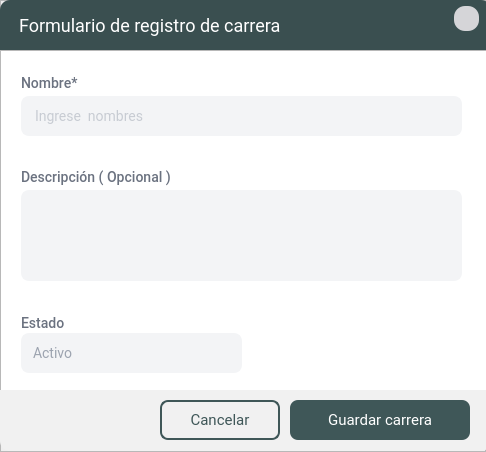
<?xml version="1.0" encoding="UTF-8"?>
<ui version="4.0">
 <class>FormularioCarreras</class>
 <widget class="QDialog" name="FormularioCarreras">
  <property name="geometry">
   <rect>
    <x>0</x>
    <y>0</y>
    <width>486</width>
    <height>452</height>
   </rect>
  </property>
  <property name="minimumSize">
   <size>
    <width>486</width>
    <height>452</height>
   </size>
  </property>
  <property name="maximumSize">
   <size>
    <width>486</width>
    <height>452</height>
   </size>
  </property>
  <property name="windowTitle">
   <string>Formulario Carrera</string>
  </property>
  <layout class="QGridLayout" name="gridLayout">
   <property name="leftMargin">
    <number>0</number>
   </property>
   <property name="topMargin">
    <number>0</number>
   </property>
   <property name="rightMargin">
    <number>0</number>
   </property>
   <property name="bottomMargin">
    <number>0</number>
   </property>
   <property name="spacing">
    <number>0</number>
   </property>
   <item row="0" column="0">
    <widget class="QFrame" name="frame">
     <property name="frameShape">
      <enum>QFrame::StyledPanel</enum>
     </property>
     <property name="frameShadow">
      <enum>QFrame::Raised</enum>
     </property>
     <widget class="QFrame" name="frame_2">
      <property name="geometry">
       <rect>
        <x>0</x>
        <y>0</y>
        <width>491</width>
        <height>50</height>
       </rect>
      </property>
      <property name="minimumSize">
       <size>
        <width>0</width>
        <height>50</height>
       </size>
      </property>
      <property name="maximumSize">
       <size>
        <width>16777215</width>
        <height>50</height>
       </size>
      </property>
      <property name="styleSheet">
       <string notr="true">#frame_2{background: #3A4F50 ;border-top-left-radius: 10px;
border-top-right-radius: 10px;}</string>
      </property>
      <property name="frameShape">
       <enum>QFrame::NoFrame</enum>
      </property>
      <property name="frameShadow">
       <enum>QFrame::Raised</enum>
      </property>
      <widget class="QToolButton" name="btn_close">
       <property name="geometry">
        <rect>
         <x>454</x>
         <y>6</y>
         <width>25</width>
         <height>25</height>
        </rect>
       </property>
       <property name="focusPolicy">
        <enum>Qt::NoFocus</enum>
       </property>
       <property name="toolTip">
        <string>Cerrar</string>
       </property>
       <property name="styleSheet">
        <string notr="true">#btn_close{
font-family: Roboto;
font-weight: normal;
font-size: 14px;
background-color: #d5d5d8;
color: #6B7280;
border-radius:11px
}



#btn_close:hover{background:#ce4d3a ;
border-radius:11px; }

</string>
       </property>
       <property name="text">
        <string/>
       </property>
       <property name="icon">
        <iconset resource="../image/source.qrc">
         <normaloff>:/menu/x.png</normaloff>:/menu/x.png</iconset>
       </property>
       <property name="iconSize">
        <size>
         <width>13</width>
         <height>13</height>
        </size>
       </property>
       <property name="autoRaise">
        <bool>true</bool>
       </property>
      </widget>
      <widget class="QLabel" name="lbl_titulo_ventana">
       <property name="geometry">
        <rect>
         <x>19</x>
         <y>15</y>
         <width>401</width>
         <height>21</height>
        </rect>
       </property>
       <property name="styleSheet">
        <string notr="true">QLabel{font-family: Roboto;
font-style: normal;
font-weight: normal;
font-size: 18px;
line-height: 23px;
letter-spacing: 0.02em;
color: #FFFFFF;}</string>
       </property>
       <property name="text">
        <string>Formulario de registro de carrera</string>
       </property>
      </widget>
     </widget>
     <widget class="QScrollArea" name="scrollArea">
      <property name="geometry">
       <rect>
        <x>0</x>
        <y>50</y>
        <width>491</width>
        <height>341</height>
       </rect>
      </property>
      <property name="styleSheet">
       <string notr="true">
QLabel{
font-family: Roboto;
font-style: normal;
font-weight: 450;
font-size: 14px;
letter-spacing: 0.02em;
color: #6B7280;}


QLineEdit{
font-family: Roboto;
font-style: normal;
font-weight: normal;
font-size: 14px;
letter-spacing: 0.02em;
background: #F3F4F6;
border: 2px solid #F3F4F6;
border-radius: 8px;
color:#9CA3AF;
padding:10px}

QLineEdit::focus{
background: #FFFFFF;
border: 2px solid #344647;
border-radius: 8px;
}

/* PLANTEXT*/
QPlainTextEdit{
font-family: Roboto;
font-style: normal;
font-weight: normal;
font-size: 14px;
letter-spacing: 0.02em;
background: #F3F4F6;
border: 2px solid #F3F4F6;
border-radius: 8px;
color:#9CA3AF;
padding:10px}

QPlainTextEdit::focus{
background: #FFFFFF;
border: 2px solid #3a4f50;
border-radius: 8px;
}



/* QLabel para Mostrar Error */
QLabel#errorNombre{
    font-family: Roboto;
    font-style: normal;
    font-weight: bold;
    font-size: 14px;
    color: #D32F2F; 
}

/* COMBOBOX */

QComboBox{
font-family: Roboto;
font-style: normal;
font-weight: normal;
font-size: 14px;
letter-spacing: 0.02em;
background: #F3F4F6;
color:#9CA3AF;
border-radius:8px;
padding:10px;
combobox-popup: 0;
border: 2px solid #F3F4F6;

}


QComboBox::drop-down
{
    width: 20px;
    border-left-width: 1px;
	padding: 10px 10px 10px 20px;
 }


QComboBox QAbstractItemView {
	color:#9CA3AF;
	font-size:14px;
	background-color: #F3F4F6;
	selection-background-color:#344647;
	selection-color:#ffffff;
	outline: 0px;
   border: 1px solid #344647;
 border-radius:8px;
padding:10px
}



QComboBox::down-arrow
{
	image: url(:/menu/contraerabajo.png);
     width: 11px;
     height: 11px;
}

QComboBox::focus{
background: #FFFFFF;
border: 2px solid #344647;
border-radius: 8px;
}


</string>
      </property>
      <property name="widgetResizable">
       <bool>true</bool>
      </property>
      <widget class="QWidget" name="scroll_registro_estudiante">
       <property name="geometry">
        <rect>
         <x>0</x>
         <y>0</y>
         <width>489</width>
         <height>339</height>
        </rect>
       </property>
       <property name="minimumSize">
        <size>
         <width>0</width>
         <height>250</height>
        </size>
       </property>
       <property name="styleSheet">
        <string notr="true">#scroll_registro_estudiante{
	background-color: rgb(255, 255, 255);
}</string>
       </property>
       <widget class="QLineEdit" name="line_nombre">
        <property name="enabled">
         <bool>true</bool>
        </property>
        <property name="geometry">
         <rect>
          <x>20</x>
          <y>45</y>
          <width>441</width>
          <height>40</height>
         </rect>
        </property>
        <property name="styleSheet">
         <string notr="true"/>
        </property>
        <property name="maxLength">
         <number>30</number>
        </property>
        <property name="frame">
         <bool>true</bool>
        </property>
        <property name="alignment">
         <set>Qt::AlignLeading|Qt::AlignLeft|Qt::AlignVCenter</set>
        </property>
        <property name="placeholderText">
         <string>Ingrese  nombres</string>
        </property>
       </widget>
       <widget class="QLabel" name="lbl11">
        <property name="geometry">
         <rect>
          <x>20</x>
          <y>20</y>
          <width>171</width>
          <height>21</height>
         </rect>
        </property>
        <property name="styleSheet">
         <string notr="true"/>
        </property>
        <property name="text">
         <string>Nombre*</string>
        </property>
        <property name="alignment">
         <set>Qt::AlignBottom|Qt::AlignLeading|Qt::AlignLeft</set>
        </property>
       </widget>
       <widget class="QPlainTextEdit" name="plain_descripcion">
        <property name="geometry">
         <rect>
          <x>20</x>
          <y>139</y>
          <width>441</width>
          <height>91</height>
         </rect>
        </property>
        <property name="minimumSize">
         <size>
          <width>0</width>
          <height>0</height>
         </size>
        </property>
        <property name="maximumSize">
         <size>
          <width>16777215</width>
          <height>16777215</height>
         </size>
        </property>
        <property name="styleSheet">
         <string notr="true"/>
        </property>
       </widget>
       <widget class="QLabel" name="lbl11_2">
        <property name="geometry">
         <rect>
          <x>20</x>
          <y>114</y>
          <width>171</width>
          <height>21</height>
         </rect>
        </property>
        <property name="styleSheet">
         <string notr="true"/>
        </property>
        <property name="text">
         <string>Descripción ( Opcional )</string>
        </property>
        <property name="alignment">
         <set>Qt::AlignBottom|Qt::AlignLeading|Qt::AlignLeft</set>
        </property>
       </widget>
       <widget class="QLabel" name="errorNombre">
        <property name="geometry">
         <rect>
          <x>20</x>
          <y>85</y>
          <width>441</width>
          <height>16</height>
         </rect>
        </property>
        <property name="text">
         <string/>
        </property>
       </widget>
       <widget class="QLabel" name="lbl11_3">
        <property name="geometry">
         <rect>
          <x>20</x>
          <y>260</y>
          <width>171</width>
          <height>21</height>
         </rect>
        </property>
        <property name="styleSheet">
         <string notr="true"/>
        </property>
        <property name="text">
         <string>Estado</string>
        </property>
        <property name="alignment">
         <set>Qt::AlignBottom|Qt::AlignLeading|Qt::AlignLeft</set>
        </property>
       </widget>
       <widget class="QComboBox" name="cbo_estado">
        <property name="geometry">
         <rect>
          <x>20</x>
          <y>282</y>
          <width>221</width>
          <height>40</height>
         </rect>
        </property>
        <item>
         <property name="text">
          <string>Activo</string>
         </property>
        </item>
        <item>
         <property name="text">
          <string>Inactivo</string>
         </property>
        </item>
       </widget>
      </widget>
     </widget>
     <widget class="QFrame" name="frame_pie_pagina">
      <property name="geometry">
       <rect>
        <x>0</x>
        <y>390</y>
        <width>491</width>
        <height>61</height>
       </rect>
      </property>
      <property name="styleSheet">
       <string notr="true">#frame_pie_pagina{background-color: #f1f1f1; 
border-bottom-right-radius: 10px;
border-bottom-left-radius: 10px;}

/*  BOTON */

QPushButton {
    font-family: Roboto;
    font-style: normal;
    font-weight: normal;
    font-size: 15px;
    letter-spacing: 0.02em;
    color: white;
    padding: 8px 16px;
    background: #3f5758;
    border: none; 
    border-radius: 8px; 

}

QPushButton:hover {
    background: #4a6b6c; 
    border: none;
    border-radius: 8px;
}


QPushButton:pressed {
    background: #2e4546;
    border: none;
    border-radius: 8px;
}


/* Botón Cancelar */
QPushButton#cancelButton {
    font-family: Roboto;
    font-style: normal;
    font-weight: normal;
    font-size: 15px;
    letter-spacing: 0.02em;
    color: #3f5758;
    padding: 8px 16px;
    background: transparent;
    border: 2px solid #3f5758; 
    border-radius: 8px; 
}

QPushButton#cancelButton:hover {
    background: rgba(63, 87, 88, 0.1); /* Fondo ligeramente oscuro en hover */
    color: #2e4546; 
    border: 2px solid #2e4546;
}

QPushButton#cancelButton:pressed {
    background: rgba(63, 87, 88, 0.2); /* Fondo más oscuro en estado presionado */
    color: #1c2d2e; 
    border: 2px solid #1c2d2e;
}

</string>
      </property>
      <property name="frameShape">
       <enum>QFrame::StyledPanel</enum>
      </property>
      <property name="frameShadow">
       <enum>QFrame::Raised</enum>
      </property>
      <widget class="QPushButton" name="btn_agregar_carrera">
       <property name="geometry">
        <rect>
         <x>290</x>
         <y>10</y>
         <width>180</width>
         <height>40</height>
        </rect>
       </property>
       <property name="minimumSize">
        <size>
         <width>180</width>
         <height>40</height>
        </size>
       </property>
       <property name="maximumSize">
        <size>
         <width>110</width>
         <height>40</height>
        </size>
       </property>
       <property name="cursor">
        <cursorShape>PointingHandCursor</cursorShape>
       </property>
       <property name="styleSheet">
        <string notr="true"/>
       </property>
       <property name="text">
        <string>Guardar carrera</string>
       </property>
       <property name="icon">
        <iconset resource="../image/source.qrc">
         <normaloff>:/menu/botonadd.png</normaloff>:/menu/botonadd.png</iconset>
       </property>
       <property name="iconSize">
        <size>
         <width>15</width>
         <height>21</height>
        </size>
       </property>
      </widget>
      <widget class="QPushButton" name="cancelButton">
       <property name="geometry">
        <rect>
         <x>160</x>
         <y>10</y>
         <width>120</width>
         <height>40</height>
        </rect>
       </property>
       <property name="minimumSize">
        <size>
         <width>120</width>
         <height>40</height>
        </size>
       </property>
       <property name="maximumSize">
        <size>
         <width>120</width>
         <height>40</height>
        </size>
       </property>
       <property name="cursor">
        <cursorShape>PointingHandCursor</cursorShape>
       </property>
       <property name="focusPolicy">
        <enum>Qt::NoFocus</enum>
       </property>
       <property name="styleSheet">
        <string notr="true"/>
       </property>
       <property name="text">
        <string>Cancelar</string>
       </property>
       <property name="icon">
        <iconset resource="../image/source.qrc">
         <normaloff>:/menu/no.png</normaloff>:/menu/no.png</iconset>
       </property>
       <property name="iconSize">
        <size>
         <width>15</width>
         <height>21</height>
        </size>
       </property>
      </widget>
     </widget>
    </widget>
   </item>
  </layout>
 </widget>
 <resources>
  <include location="../image/source.qrc"/>
 </resources>
 <connections/>
</ui>
